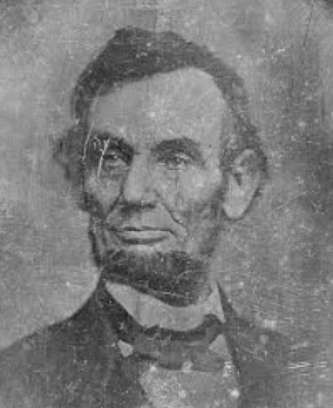
#> input picture histogram/normalise.png, 333 x 408 px
$ python normalisasi.py
#> lines starting #> are read from the running program, lines starting #| are printed output that depends on the picture
import numpy as np
import cv2
import matplotlib.pyplot as plt

# Rumus Histogram Normalisasi
#
# hi = ni/n
#
# n1: jumlah pixel yang memiliki derajat keabuan i
# n: jumlah seluruh pixel di dalam citra
# i: 0.1, ... L-1

img = cv2.imread('normalise.png', cv2.IMREAD_GRAYSCALE)
#> img is the input picture: shape (408, 333); min 29, max 212, mean 123.8

height, width = img.shape
#> height = 408; width = 333
n = height * width
#> n = 135864
L = 256

histogram_asli = np.zeros(L)

for i in range(L):
    ni = np.sum(img == i)
    histogram_asli[i] = ni / n
#> this loop made 256 passes
#> ni on passes 1 to 3: 0, 0, 0
#> after the loop, histogram_asli = 256 values, max 0.0168 at index 137, min 0 at index 0, mean 0.00391

CDF = np.zeros(L)
CDF[0] = histogram_asli[0]
for i in range(1, L):
    CDF[i] = CDF[i-1] + histogram_asli[i]
#> after the loop, CDF = 256 values from 0 to 1

CDF_normalized = CDF / CDF.max()
#> CDF_normalized = 256 values from 0 to 1

equalized_img = np.zeros_like(img, dtype=np.uint8)
for i in range(height):
    for j in range(width):
        equalized_img[i, j] = np.uint8((L - 1) * CDF_normalized[img[i, j]])
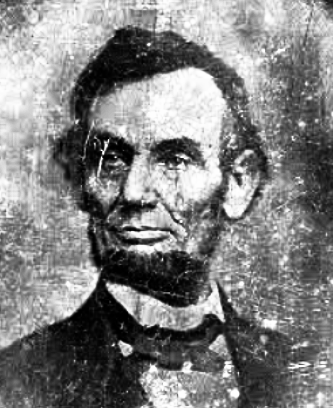
#> equalized_img: shape (408, 333); min 0, max 255, mean 128.4

histogram_normalisasi = np.zeros(L)
for i in range(L):
    ni = np.sum(equalized_img == i)
    histogram_normalisasi[i] = ni / n
#> this loop made 256 passes
#> ni on passes 1 to 3: 454, 506, 578
#> after the loop, histogram_normalisasi = 256 values, max 0.0168 at index 164, min 0 at index 14, mean 0.00391

plt.figure()
plt.imshow(img, cmap='gray')
plt.title('Gambar Asli')

plt.figure()
plt.imshow(equalized_img, cmap='gray')
plt.title('Gambar Setelah Normalisasi')

plt.figure(figsize=(12, 6))

plt.subplot(1, 2, 1)
plt.bar(range(L), histogram_asli, width=1)
plt.title('Histogram Sebelum Normalisasi')
plt.xlabel('Intensitas Piksel')
plt.ylabel('Probabilitas')

plt.subplot(1, 2, 2)
plt.bar(range(L), histogram_normalisasi, width=1)
plt.title('Histogram Setelah Normalisasi')
plt.xlabel('Intensitas Piksel')
plt.ylabel('Probabilitas')

plt.show()
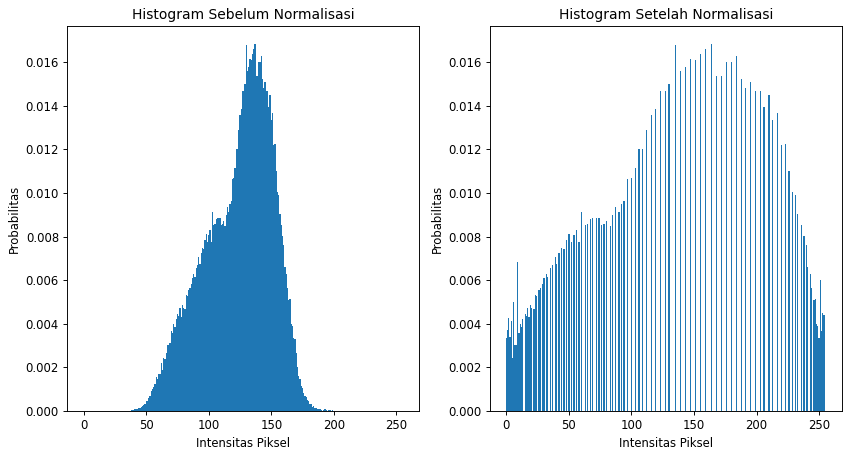
#> figure drawn by matplotlib, 2 panels; panel 1: tallest bar 0.0168 high, from x = 136.5 to 137.5; panel 2: tallest bar 0.0168 high, from x = 163.5 to 164.5

$ run again, with histogram/equalization.png copied over histogram/normalise.png
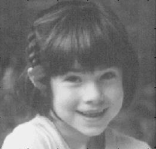
#> input picture histogram/equalization.png, 156 x 149 px
#> img is the input picture: shape (149, 156); min 26, max 246, mean 116.9
#> the loop `for i in range(L):` made 256 passes
#> ni on passes 1 to 3: 0, 0, 0
#> after the loop `for i in range(L):`: histogram_asli = 256 values, max 0.0297 at index 92, min 0 at index 0, mean 0.00391
#> after the loop `for i in range(1, L):`: CDF = 256 values from 0 to 1
#> after the loop `for i in range(height):`:
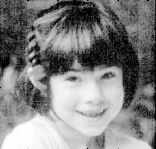
#> equalized_img: shape (149, 156); min 0, max 255, mean 128.8
#> the loop `for i in range(L):` made 256 passes
#> ni on passes 1 to 3: 70, 85, 83
#> after the loop `for i in range(L):`: histogram_normalisasi = 256 values, max 0.0297 at index 91, min 0 at index 4, mean 0.00391
#> `plt.show()`:
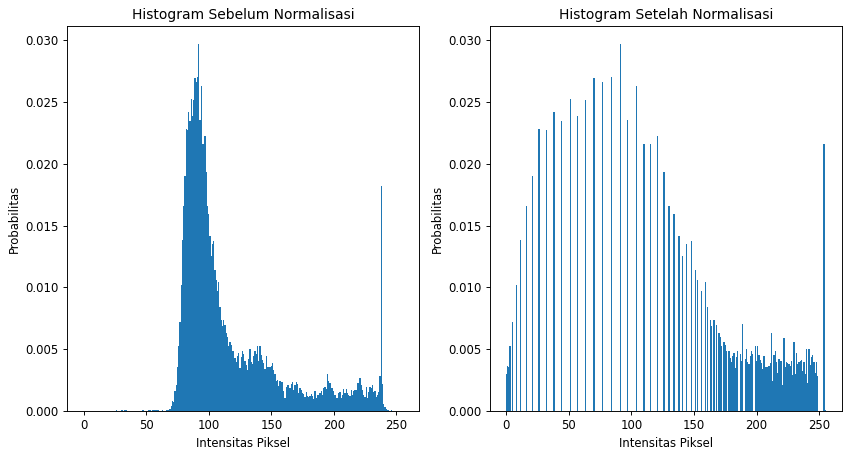
#> figure drawn by matplotlib, 2 panels; panel 1: tallest bar 0.0297 high, from x = 91.5 to 92.5; panel 2: tallest bar 0.0297 high, from x = 90.5 to 91.5

$ run again, with histogram/stretching.png copied over histogram/normalise.png
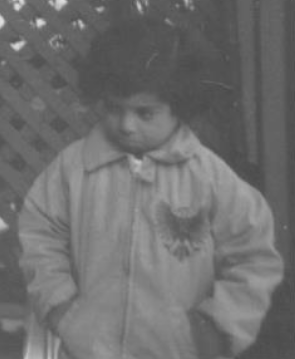
#> input picture histogram/stretching.png, 295 x 359 px
#> img is the input picture: shape (359, 295); min 74, max 225, mean 110.7
#> after the loop `for i in range(L):`: histogram_asli = 256 values, max 0.0331 at index 82, min 0 at index 0, mean 0.00391
#> after the loop `for i in range(1, L):`: CDF = 256 values from 0 to 1
#> after the loop `for i in range(height):`:
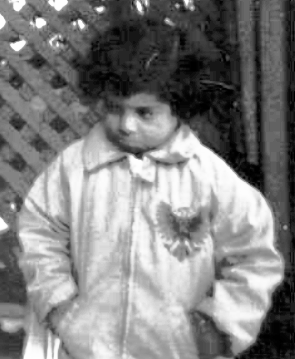
#> equalized_img: shape (359, 295); min 0, max 255, mean 129
#> the loop `for i in range(L):` made 256 passes
#> ni on passes 1 to 3: 355, 0, 643
#> after the loop `for i in range(L):`: histogram_normalisasi = 256 values, max 0.0331 at index 22, min 0 at index 1, mean 0.00391
#> `plt.show()`:
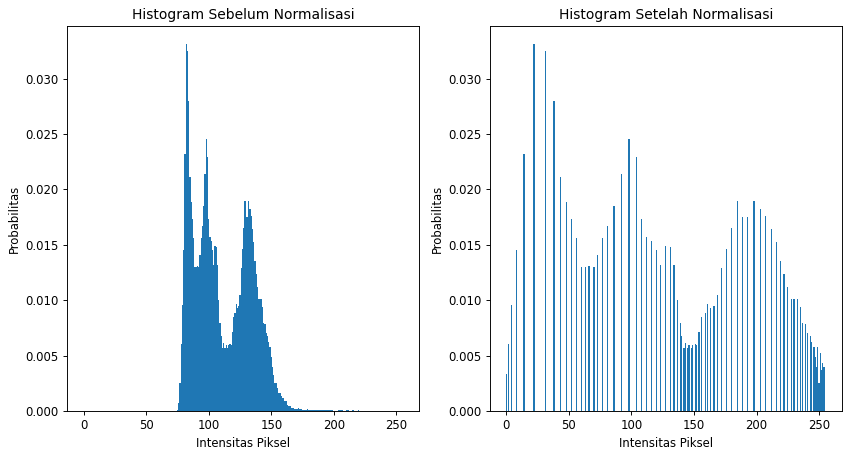
#> figure drawn by matplotlib, 2 panels; panel 1: tallest bar 0.0331 high, from x = 81.5 to 82.5; panel 2: tallest bar 0.0331 high, from x = 21.5 to 22.5
